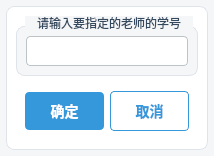
<?xml version="1.0" encoding="UTF-8"?>
<ui version="4.0">
 <class>view::Order::SetApprover</class>
 <widget class="QDialog" name="view::Order::SetApprover">
  <property name="geometry">
   <rect>
    <x>0</x>
    <y>0</y>
    <width>214</width>
    <height>153</height>
   </rect>
  </property>
  <property name="windowTitle">
   <string>SetApprover</string>
  </property>
  <property name="styleSheet">
   <string notr="true">QWidget, QDialog {
    background-color: #f4f6f8;
    font-family: &quot;Microsoft YaHei UI&quot;, &quot;Segoe UI&quot;, &quot;Sans-serif&quot;;
    color: #34495e;
}

/*
 * 框架样式 (无变动)
*/
QFrame {
    background-color: #ffffff;
    border-radius: 8px;
    border: 1px solid #dfe4ea;
}
QFrame QFrame {
    background-color: transparent;
    border: none;
}

/*
 * 按钮样式 (无变动)
*/
QPushButton {
    border-radius: 4px;
    padding: 8px 14px;
    font-size: 14px;
    font-weight: bold;
    outline: none;
}
QPushButton:hover {
    opacity: 0.9;
}
QPushButton#btnSend, QPushButton#btnSet, QPushButton#btnRush, QPushButton#btnReturn {
    background-color: #3498db;
    color: white;
    border: none;
}
QPushButton#btnSend:pressed, QPushButton#btnSet:pressed, QPushButton#btnRush:pressed, QPushButton#btnReturn:pressed {
    background-color: #2980b9;
}
QPushButton#btnCancel, QPushButton#btnClose, QPushButton#btnCheck {
    background-color: #ffffff;
    color: #3498db;
    border: 1px solid #3498db;
}
QPushButton#btnCancel:hover, QPushButton#btnClose:hover, QPushButton#btnCheck:hover {
    background-color: #f0f8ff;
}
QPushButton#btnCancel:pressed, QPushButton#btnClose:pressed, QPushButton#btnCheck:pressed {
    background-color: #e0f0ff;
}

/*
 * 输入控件 (将 QComboBox 分离出去)
*/
QLineEdit, QDateTimeEdit {
    background-color: #ffffff;
    border: 1px solid #bdc3c7;
    border-radius: 4px;
    padding: 6px;
    color: #34495e;
}
QLineEdit:focus, QDateTimeEdit:focus {
    border: 1px solid #3498db;
}
QLineEdit[readOnly=&quot;true&quot;] {
    background-color: #ecf0f1;
    color: #7f8c8d;
    border: 1px solid #bdc3c7;
}

/*
 * =========================================
 * ComboBox 样式 (核心修正区域)
 * =========================================
*/

/* 1. 定义 ComboBox 主体框的样式 */
QComboBox {
    background-color: #ffffff;
    border: 1px solid #bdc3c7;
    border-radius: 4px;
    padding: 6px; /* 此内边距仅应用于主体框，不影响下拉项 */
    color: #34495e;
}

/* 2. 定义下拉列表（弹出视图）的容器样式 */
QComboBox QAbstractItemView {
    background-color: #ffffff;
    border: 1px solid #dfe4ea;
    border-radius: 4px;
    outline: 0px; /* 去除下拉列表的焦点边框 */
}

/* 3. 定义下拉列表中每一个条目的样式 */
QComboBox::item {
    padding: 8px 10px; /* 为下拉项设置独立的内边距 */
    min-height: 22px;   /* 保证每个条目有足够的高度 */
    border: none; /* 确保条目自身没有边框 */
}

/* 4. 定义下拉项被选中和悬停时的样式 */
QComboBox::item:selected {
    background-color: #3498db;
    color: white;
}
QComboBox::item:hover {
    background-color: #eaf5ff;
    color: #34495e;
}

/* 5. 定义下拉箭头按钮的样式 */
QComboBox::drop-down {
    subcontrol-origin: padding;
    subcontrol-position: top right;
    width: 25px;
    border-left-width: 1px;
    border-left-color: #bdc3c7;
    border-left-style: solid;
    border-top-right-radius: 3px;
    border-bottom-right-radius: 3px;
}

QComboBox::down-arrow {
    /* 为获得最佳效果, 建议使用16x16的png图标, 并通过Qt资源文件(.qrc)引用 */
    /* image: url(:/icons/arrow_down.png); */ 
    width: 14px;
    height: 14px;
}

QComboBox:focus {
    border: 1px solid #3498db;
}

/*
 * =========================================
 * 其他样式 (无变动)
 * =========================================
*/

/* 表格视图 */
QTableView {
    background-color: #ffffff;
    border: 1px solid #dfe4ea;
    border-radius: 8px;
    gridline-color: #e5e7e9;
}
QTableView::item {
    padding: 5px;
}
QHeaderView::section {
    background-color: #eaf2f8;
    color: #34495e;
    padding: 6px;
    border: none;
    border-bottom: 1px solid #dfe4ea;
    font-weight: bold;
}

/* 列表视图 */
QListWidget {
    background-color: #ffffff;
    border: 1px solid #dfe4ea;
    border-radius: 8px;
}
QListWidget::item {
    padding: 10px;
    border-bottom: 1px solid #f0f0f0;
}
QListWidget::item:hover {
    background-color: #f8f9fa;
}
QListWidget::item:selected {
    background-color: #3498db;
    color: white;
    border-bottom-color: #3498db;
}

/* 组合框 (GroupBox) */
QGroupBox {
    border: 1px solid #dfe4ea;
    border-radius: 8px;
    margin-top: 10px;
}
QGroupBox::title {
    subcontrol-origin: margin;
    subcontrol-position: top center;
    padding: 0 10px;
    background-color: #f4f6f8;
    font-weight: bold;
}</string>
  </property>
  <layout class="QVBoxLayout" name="verticalLayout_2">
   <property name="leftMargin">
    <number>6</number>
   </property>
   <property name="topMargin">
    <number>6</number>
   </property>
   <property name="rightMargin">
    <number>6</number>
   </property>
   <property name="bottomMargin">
    <number>6</number>
   </property>
   <item>
    <widget class="QFrame" name="frame">
     <property name="frameShape">
      <enum>QFrame::Shape::StyledPanel</enum>
     </property>
     <property name="frameShadow">
      <enum>QFrame::Shadow::Raised</enum>
     </property>
     <layout class="QVBoxLayout" name="verticalLayout_3">
      <item>
       <widget class="QGroupBox" name="groupBox">
        <property name="title">
         <string>请输入要指定的老师的学号</string>
        </property>
        <layout class="QVBoxLayout" name="verticalLayout">
         <item>
          <widget class="QLineEdit" name="lineEdit"/>
         </item>
        </layout>
       </widget>
      </item>
      <item>
       <widget class="QFrame" name="frame_2">
        <property name="frameShape">
         <enum>QFrame::Shape::StyledPanel</enum>
        </property>
        <property name="frameShadow">
         <enum>QFrame::Shadow::Raised</enum>
        </property>
        <layout class="QHBoxLayout" name="horizontalLayout">
         <item>
          <widget class="QPushButton" name="btnSet">
           <property name="text">
            <string>确定</string>
           </property>
          </widget>
         </item>
         <item>
          <widget class="QPushButton" name="btnCancel">
           <property name="text">
            <string>取消</string>
           </property>
          </widget>
         </item>
        </layout>
       </widget>
      </item>
     </layout>
    </widget>
   </item>
  </layout>
 </widget>
 <resources/>
 <connections/>
</ui>
